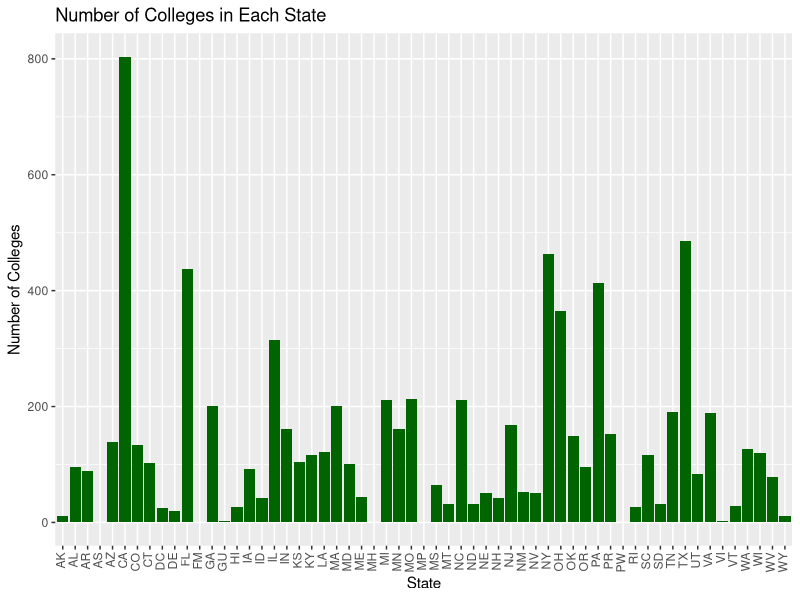
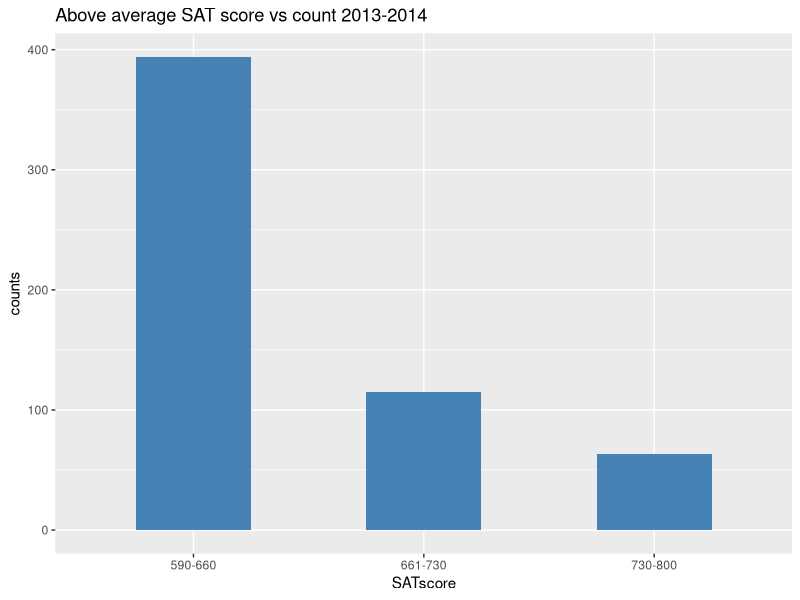
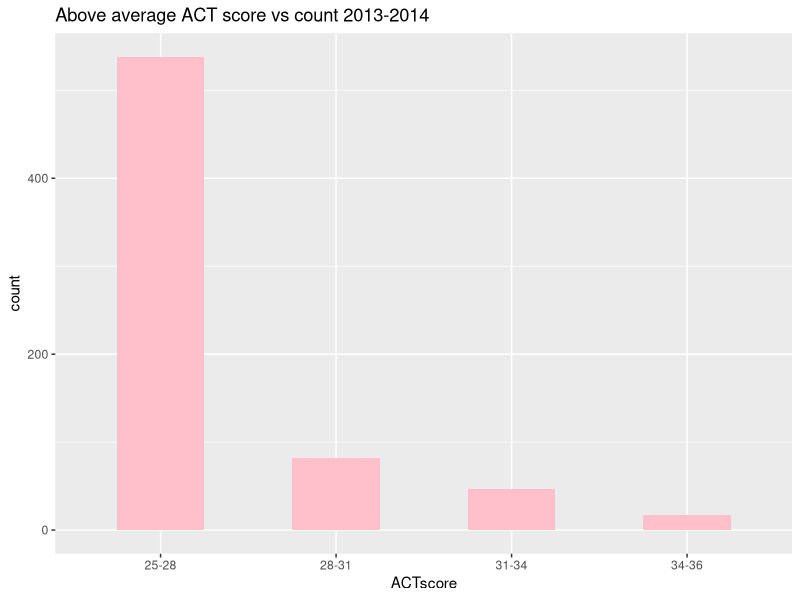

Generate these figures, in order, with R:
data13_14 <- read.csv('data/CSC13_14.csv')
library(ggplot2)
#Based on the latest data set, from 2013-2014:
#The number of colleges does not change year to year.  This is a plot of how many colleges are in each state.

###### 2013-2014
collegeFreq <- ggplot(data13_14, aes(x=STABBR)) + geom_bar(fill="dark green") + 
  theme(axis.text.x = element_text(angle = 90, hjust = 1, vjust=.25)) + 
  ggtitle('Number of Colleges in Each State') + 
  xlab('State') + ylab('Number of Colleges')
#The state with the most 4 year colleges is California. 
#Top 10 states with the most amount of colleges is:
x <- order(summary(data13_14$STABBR), decreasing=T)
summary(data13_14$STABBR)[x][1:10]


png('images/college-frequency.png')
collegeFreq
dev.off()

#Above average SAT score vs count
data13_14$SATMT75 <- as.numeric(as.character(data13_14$SATMT75))

Gp1 = data13_14[which(data13_14$SATMT75 >= 590 & data13_14$SATMT75 <= 660),]
Gp2 = data13_14[which(data13_14$SATMT75 > 660 & data13_14$SATMT75 <= 730),]
Gp3 = data13_14[which(data13_14$SATMT75 > 730 & data13_14$SATMT75 <= 800),]

SATdf <- data.frame(SATscore = c("590-660", "661-730", "730-800"),
                    counts = c(NROW(Gp1), NROW(Gp2), NROW(Gp3)))
SATplot <- ggplot(data = SATdf, aes(x = SATscore, y = counts)) + 
  geom_bar(stat = "identity",  fill="steelblue", width=0.5) + 
  ggtitle("Above average SAT score vs count 2013-2014")

png('images/above-average-SAT-13-14.png')
SATplot
dev.off()


#Above average ACT score vs count
data13_14$ACTMT75 <- as.numeric(as.character(data13_14$ACTMT75))

Grp1 = data13_14[which(data13_14$ACTMT75 >= 25 & data13_14$ACTMT75 <= 28),]
Grp2 = data13_14[which(data13_14$ACTMT75 > 28 & data13_14$ACTMT75 <= 31),]
Grp3 = data13_14[which(data13_14$ACTMT75 > 31 & data13_14$ACTMT75 <= 34),]
Grp4 = data13_14[which(data13_14$ACTMT75 > 34 & data13_14$ACTMT75 <= 36),]

ACTdf <- data.frame(ACTscore = c("25-28", "28-31", "31-34", "34-36"),
                    count = c(NROW(Grp1), NROW(Grp2), NROW(Grp3), NROW(Grp4)))
ACTplot <- ggplot(data = ACTdf, aes(x = ACTscore, y = count)) + 
  geom_bar(stat = "identity",  fill="pink", width=0.5) +
  ggtitle("Above average ACT score vs count 2013-2014")
  
png('images/above-average-ACT-13-14.png')
ACTplot
dev.off()
